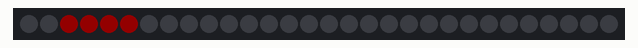
Bench run of a sketch on a simulated ATtiny85, built with avr-gcc and run on an emulated ATtiny85. On the bench: 30 RGB LEDs in strip order, left to right. Dim RGB values are drawn brighter than linear.

Above: at 5.06 s.
At 8.57 s:
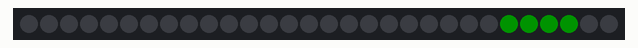
At 12.18 s:
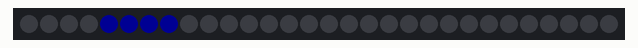
At 22.35 s:
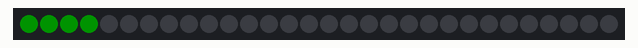
At 31.1 s:
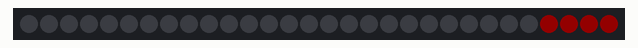
At 39.94 s:
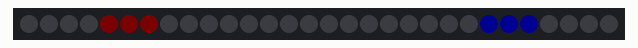

The sketch:

AdafruitNeopixelLib.ino
```cpp
// NeoPixel test program showing use of the WHITE channel for RGBW
// pixels only (won't look correct on regular RGB NeoPixel strips).

#include <Adafruit_NeoPixel.h>
#ifdef __AVR__
 #include <avr/power.h> // Required for 16 MHz Adafruit Trinket
#endif

// Which pin on the Arduino is connected to the NeoPixels?
// On a Trinket or Gemma we suggest changing this to 1:
#define LED_PIN     1

// How many NeoPixels are attached to the Arduino?
#define LED_COUNT   30  // This is how many will be used
#define STRIPLENGTH 30  // This is how many exist. Seet this many to black, then update length.

// NeoPixel brightness, 0 (min) to 255 (max)
#define BRIGHTNESS 50 // Set BRIGHTNESS to about 1/5 (max = 255)

// Declare our NeoPixel strip object:
Adafruit_NeoPixel strip(STRIPLENGTH, LED_PIN, NEO_GRBW + NEO_KHZ800);
// Argument 1 = Number of pixels in NeoPixel strip
// Argument 2 = Arduino pin number (most are valid)
// Argument 3 = Pixel type flags, add together as needed:
//   NEO_KHZ800  800 KHz bitstream (most NeoPixel products w/WS2812 LEDs)
//   NEO_KHZ400  400 KHz (classic 'v1' (not v2) FLORA pixels, WS2811 drivers)
//   NEO_GRB     Pixels are wired for GRB bitstream (most NeoPixel products)
//   NEO_RGB     Pixels are wired for RGB bitstream (v1 FLORA pixels, not v2)
//   NEO_RGBW    Pixels are wired for RGBW bitstream (NeoPixel RGBW products)

void setup() {
  // These lines are specifically to support the Adafruit Trinket 5V 16 MHz.
  // Any other board, you can remove this part (but no harm leaving it):
#if defined(__AVR_ATtiny85__) && (F_CPU == 16000000)
  clock_prescale_set(clock_div_1);
#endif
  // END of Trinket-specific code.

  strip.begin();           // INITIALIZE NeoPixel strip object (REQUIRED)
  strip.show();            // Turn OFF all pixels ASAP
  strip.setBrightness(BRIGHTNESS);
  strip.updateLength(LED_COUNT);

//  Serial.begin(9600);
  delay(5000);
//  Serial.println("start");
}

void loop() {
  // Fill along the length of the strip in various colors...
//  colorWipe(strip.Color(255,   0,   0)     , 50); // Red
//  colorWipe(strip.Color(  0, 255,   0)     , 50); // Green
//  colorWipe(strip.Color(  0,   0, 255)     , 50); // Blue
//  colorWipe(strip.Color(  0,   0,   0, 255), 50); // True white (not RGB white)
//  whiteOverRainbow(75, 50);
//  pulseWhite(5);
//  rainbowFade2White(3, 3, 1);

  int scanspeed = 45;
  int scanleds = 4;

  larsenScan(scanleds, 0x600000, scanspeed);
  larsenScan(scanleds, 0x006000, scanspeed);
  larsenScan(scanleds, 0x000060, scanspeed);
  larsenScan(scanleds, 0x602000, scanspeed);

  larsenInterference(scanleds, 0x100000, scanspeed);

}

int redStart(int i) {
  return i;
}
int redEnd(int i, int count) {
  return i + count - 1;
}

int blueStart(int i, int count) {
  return LED_COUNT - i - count;
}

int blueEnd(int i) {
  return LED_COUNT - 1 - i;
}

void larsenInterference(int count, uint32_t color, int wait) {
  strip.fill(color, 0, count);
  strip.fill(0x000060, LED_COUNT - count, count);
  strip.show();
//  Serial.println("Forward");
  for (int i = 0; i <= LED_COUNT - count; i++) {
    strip.setPixelColor(redStart(i), 0x000000);
    strip.setPixelColor(redEnd(i,count), color);
    strip.setPixelColor(blueStart(i,count), 0x000060);
    strip.setPixelColor(blueEnd(i), 0x000000);
    strip.show();
    delay(wait);
  }
//  Serial.println("Echo");
  for (int i = LED_COUNT - count; i >= 0; i--) {
    strip.setPixelColor(redStart(i), color);
    strip.setPixelColor(redEnd(i,count), 0x000000);
    strip.setPixelColor(blueStart(i, count), 0x000000);
    strip.setPixelColor(blueEnd(i), 0x000060);
    strip.show();
    delay(wait);
  }
}

void larsenScan(int count, uint32_t color, int wait) {
  strip.fill(color, 0, count);
  strip.show();
  for (int i = 0; i<= LED_COUNT - count - 1; i++) {
    strip.setPixelColor(i, 0x000000);
    strip.setPixelColor(i + count, color);
    strip.show();
    delay(wait);
  }
  for (int i = LED_COUNT - count - 1; i >= 0; i--) {
    strip.setPixelColor(i, color);
    strip.setPixelColor(i + count, 0x000000);
    strip.show();
    delay(wait);
  }
}

void scanner(int count, uint32_t color, int wait) {
  // Send pulse out
  for (int i = 0; i <= LED_COUNT - count - 1; i++) {
    strip.fill(color, i, count);
    strip.show();
    strip.setPixelColor(i, 0x000000);
    strip.show();
    delay(wait);
  }
  // Pulse echo
  for (int i = LED_COUNT; i >= count; i--) {
    strip.fill(color, i - count, count);
    strip.show();
    strip.setPixelColor(i, 0x000000);
    strip.show();
    delay(wait);
  }
}

// Fill strip pixels one after another with a color. Strip is NOT cleared
// first; anything there will be covered pixel by pixel. Pass in color
// (as a single 'packed' 32-bit value, which you can get by calling
// strip.Color(red, green, blue) as shown in the loop() function above),
// and a delay time (in milliseconds) between pixels.
void colorWipe(uint32_t color, int wait) {
  for(int i=0; i<strip.numPixels(); i++) { // For each pixel in strip...
    strip.setPixelColor(i, color);         //  Set pixel's color (in RAM)
    strip.show();                          //  Update strip to match
    delay(wait);                           //  Pause for a moment
  }
}

void whiteOverRainbow(int whiteSpeed, int whiteLength) {

  if(whiteLength >= strip.numPixels()) whiteLength = strip.numPixels() - 1;

  int      head          = whiteLength - 1;
  int      tail          = 0;
  int      loops         = 3;
  int      loopNum       = 0;
  uint32_t lastTime      = millis();
  uint32_t firstPixelHue = 0;

  for(;;) { // Repeat forever (or until a 'break' or 'return')
    for(int i=0; i<strip.numPixels(); i++) {  // For each pixel in strip...
      if(((i >= tail) && (i <= head)) ||      //  If between head & tail...
         ((tail > head) && ((i >= tail) || (i <= head)))) {
        strip.setPixelColor(i, strip.Color(0, 0, 0, 255)); // Set white
      } else {                                             // else set rainbow
        int pixelHue = firstPixelHue + (i * 65536L / strip.numPixels());
        strip.setPixelColor(i, strip.gamma32(strip.ColorHSV(pixelHue)));
      }
    }

    strip.show(); // Update strip with new contents
    // There's no delay here, it just runs full-tilt until the timer and
    // counter combination below runs out.

    firstPixelHue += 40; // Advance just a little along the color wheel

    if((millis() - lastTime) > whiteSpeed) { // Time to update head/tail?
      if(++head >= strip.numPixels()) {      // Advance head, wrap around
        head = 0;
        if(++loopNum >= loops) return;
      }
      if(++tail >= strip.numPixels()) {      // Advance tail, wrap around
        tail = 0;
      }
      lastTime = millis();                   // Save time of last movement
    }
  }
}

void pulseWhite(uint8_t wait) {
  for(int j=0; j<256; j++) { // Ramp up from 0 to 255
    // Fill entire strip with white at gamma-corrected brightness level 'j':
    strip.fill(strip.Color(0, 0, 0, strip.gamma8(j)));
    strip.show();
    delay(wait);
  }

  for(int j=255; j>=0; j--) { // Ramp down from 255 to 0
    strip.fill(strip.Color(0, 0, 0, strip.gamma8(j)));
    strip.show();
    delay(wait);
  }
}

void rainbowFade2White(int wait, int rainbowLoops, int whiteLoops) {
  int fadeVal=0, fadeMax=100;

  // Hue of first pixel runs 'rainbowLoops' complete loops through the color
  // wheel. Color wheel has a range of 65536 but it's OK if we roll over, so
  // just count from 0 to rainbowLoops*65536, using steps of 256 so we
  // advance around the wheel at a decent clip.
  for(uint32_t firstPixelHue = 0; firstPixelHue < rainbowLoops*65536;
    firstPixelHue += 256) {

    for(int i=0; i<strip.numPixels(); i++) { // For each pixel in strip...

      // Offset pixel hue by an amount to make one full revolution of the
      // color wheel (range of 65536) along the length of the strip
      // (strip.numPixels() steps):
      uint32_t pixelHue = firstPixelHue + (i * 65536L / strip.numPixels());

      // strip.ColorHSV() can take 1 or 3 arguments: a hue (0 to 65535) or
      // optionally add saturation and value (brightness) (each 0 to 255).
      // Here we're using just the three-argument variant, though the
      // second value (saturation) is a constant 255.
      strip.setPixelColor(i, strip.gamma32(strip.ColorHSV(pixelHue, 255,
        255 * fadeVal / fadeMax)));
    }

    strip.show();
    delay(wait);

    if(firstPixelHue < 65536) {                              // First loop,
      if(fadeVal < fadeMax) fadeVal++;                       // fade in
    } else if(firstPixelHue >= ((rainbowLoops-1) * 65536)) { // Last loop,
      if(fadeVal > 0) fadeVal--;                             // fade out
    } else {
      fadeVal = fadeMax; // Interim loop, make sure fade is at max
    }
  }

  for(int k=0; k<whiteLoops; k++) {
    for(int j=0; j<256; j++) { // Ramp up 0 to 255
      // Fill entire strip with white at gamma-corrected brightness level 'j':
      strip.fill(strip.Color(0, 0, 0, strip.gamma8(j)));
      strip.show();
    }
    delay(1000); // Pause 1 second
    for(int j=255; j>=0; j--) { // Ramp down 255 to 0
      strip.fill(strip.Color(0, 0, 0, strip.gamma8(j)));
      strip.show();
    }
  }

  delay(500); // Pause 1/2 second
}
```
